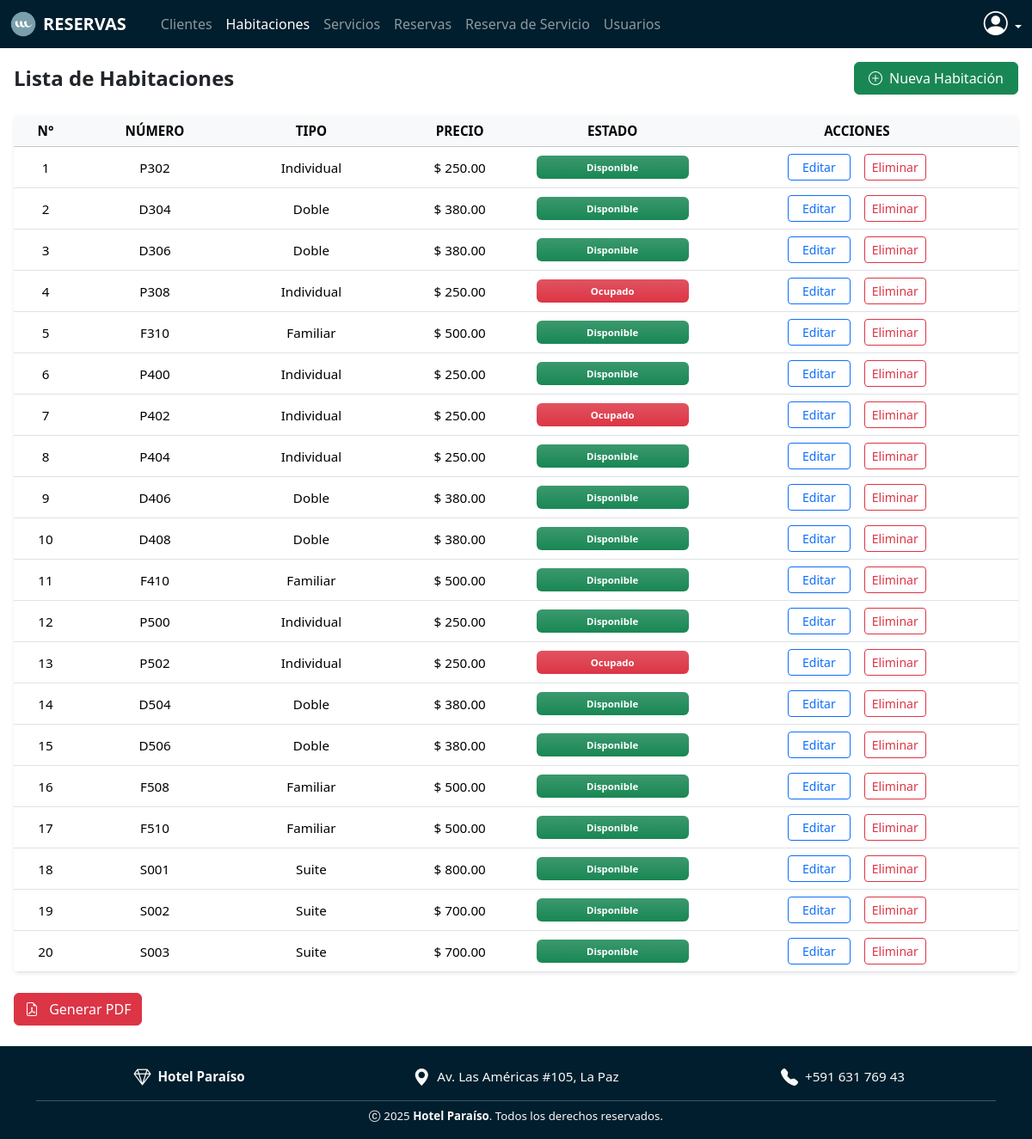
The app's page /habitaciones/ (signed in) with its own data.
### models/habitacion_model.py (models this page shows, shortened)
class Habitacion(db.Model):
    __tablename__ = 'habitaciones'
    id = db.Column(db.Integer, primary_key=True)
    numero = db.Column(db.String(10), nullable=False, unique=True)
    tipo = db.Column(db.String(50), nullable=False)  # Ej: "Simple", "Doble", "Suite"
    precio = db.Column(db.Float(11,2), nullable=False)
    estado = db.Column(db.String(20), nullable=False, default='Disponible')  # Ej: Disponible, Ocupada, Mantenimiento
    reservas = db.relationship('Reserva', back_populates='habitacion')
    @staticmethod
    def get_all():
        return Habitacion.query.all()

### controllers/habitacion_controller.py (the view)
@habitacion_bp.route('/')
@login_required
def index():
    habitaciones = Habitacion.get_all()
    return habitacion_view.list(habitaciones)

### run.py (called while the page is built)
@login_manager.user_loader
def load_user(user_id):
    tipo = session.get('tipo_usuario')  # puede ser 'cliente' o 'usuario'
    if tipo == 'cliente':
        return Cliente.query.get(int(user_id))
    elif tipo == 'usuario':
        return Usuario.query.get(int(user_id))
    return None

@app.context_processor
def inject_user_or_client():
    from flask_login import current_user
    if current_user.is_authenticated:
        if hasattr(current_user, 'rol'):
            return dict(usuario=current_user, cliente=None)
        else:
            return dict(usuario=None, cliente=current_user)
    return dict(usuario=None, cliente=None)

@app.context_processor
def inject_active_path():
    def is_active(path):
        return 'active' if request.path == path else ''
    return dict(is_active=is_active)

### views/habitacion_view.py (called while the page is built)
def list(habitaciones):
    return render_template('habitaciones/index.html', habitaciones=habitaciones,usuario=current_user)

### templates/habitaciones/index.html (shortened to what this page needs)
{% extends 'sistema.html' %}
{% block content %}
<div class="d-flex flex-column flex-md-row justify-content-between align-items-center mb-4 mt-4 text-center text-md-start">
    <h4 class="fw-bold text-dark mb-3 mb-md-0 fs-4 fs-md-3">Lista de Habitaciones</h4>
    <a href="{{ url_for('habitacion.create') }}" class="btn btn-success px-3 py-1.5" data-bs-toggle="modal"
        data-bs-target="#registroHabitacionModal">
        <i class="bi bi-plus-circle me-1"></i> Nueva Habitación
    </a>
</div>
<div class="table-responsive rounded shadow-sm mb-4">
    <table class="table table-hover align-middle text-center mb-0" style="font-size: 0.95rem;">
        <thead class="table-light text-dark fw-semibold text-uppercase">
            <tr>
                <th>N°</th>
                <th>Número</th>
                <th>Tipo</th>
                <th>Precio</th>
                <th>Estado</th>
                {% if usuario and usuario.rol == 'administrador' %}
                <th>Acciones</th>
                {% endif %}
            </tr>
        </thead>
        <tbody>
            {% for item in habitaciones %}
            <tr class="text-nowrap">
                <td>{{ item.id }}</td>
                <td>{{ item.numero }}</td>
                <td>{{ item.tipo }}</td>
                <td>$ {{ item.precio | round(2) }}</td>
                <td>
                    <span class="badge d-inline-block  w-100  py-2  rounded text-white fw-semibold
                        {% if item.estado == 'Disponible' %}bg-success bg-gradient
                        {% elif item.estado == 'Ocupado' %}bg-danger bg-gradient
                        {% else %}bg-secondary bg-gradient
                        {% endif %}">
                        {{ item.estado }}
                    </span>
                </td>
                {% if usuario and usuario.rol == 'administrador' %}
                <td>
                    <div class="d-flex flex-row justify-content-center gap-3">
                        <button class="btn btn-outline-primary btn-sm px-3" data-bs-toggle="modal"
                            data-bs-target="#editarHabitacionModal{{ item.id }}">
                            Editar
                        </button>
                        <a href="{{ url_for('habitacion.delete', id=item.id) }}"
                            class="btn btn-outline-danger btn-sm"
                            onclick="return confirm('¿Estás seguro de eliminar esta habitación?');">
                            Eliminar
                        </a>
                    </div>
                </td>
                {% endif %}
            </tr>
            {% endfor %}
        </tbody>
    </table>
</div>
{% if usuario and usuario.rol == 'administrador' %}
<a href="{{ url_for('habitacion.reporte_pdf') }}" class="btn btn-danger mb-4" target="_blank">
    <i class="bi bi-file-earmark-pdf me-2"></i> Generar PDF
</a>
{% endif %}
{% endblock %}

### static/style.css (style rules this page uses)
html, body { height: 100%; margin: 0; overflow: hidden; }

### records on screen
Habitacion: id "1", numero "P302", tipo "Individual", precio "250.00", estado "Disponible"
Habitacion: id "2", numero "D304", tipo "Doble", precio "380.00", estado "Disponible"
Habitacion: id "3", numero "D306", tipo "Doble", precio "380.00", estado "Disponible"
Habitacion: id "4", numero "P308", tipo "Individual", precio "250.00", estado "Ocupado"
Habitacion: id "5", numero "F310", tipo "Familiar", precio "500.00", estado "Disponible"
Habitacion: id "6", numero "P400", tipo "Individual", precio "250.00", estado "Disponible"
Habitacion: id "7", numero "P402", tipo "Individual", precio "250.00", estado "Ocupado"
Habitacion: id "8", numero "P404", tipo "Individual", precio "250.00", estado "Disponible"
Habitacion: id "9", numero "D406", tipo "Doble", precio "380.00", estado "Disponible"
Habitacion: id "10", numero "D408", tipo "Doble", precio "380.00", estado "Disponible"
Habitacion: id "11", numero "F410", tipo "Familiar", precio "500.00", estado "Disponible"
Habitacion: id "12", numero "P500", tipo "Individual", precio "250.00", estado "Disponible"
Habitacion: id "13", numero "P502", tipo "Individual", precio "250.00", estado "Ocupado"
Habitacion: id "14", numero "D504", tipo "Doble", precio "380.00", estado "Disponible"
Habitacion: id "15", numero "D506", tipo "Doble", precio "380.00", estado "Disponible"
Habitacion: id "16", numero "F508", tipo "Familiar", precio "500.00", estado "Disponible"
Habitacion: id "17", numero "F510", tipo "Familiar", precio "500.00", estado "Disponible"
Habitacion: id "18", numero "S001", tipo "Suite", precio "800.00", estado "Disponible"
Habitacion: id "19", numero "S002", tipo "Suite", precio "700.00", estado "Disponible"
Habitacion: id "20", numero "S003", tipo "Suite", precio "700.00", estado "Disponible"
